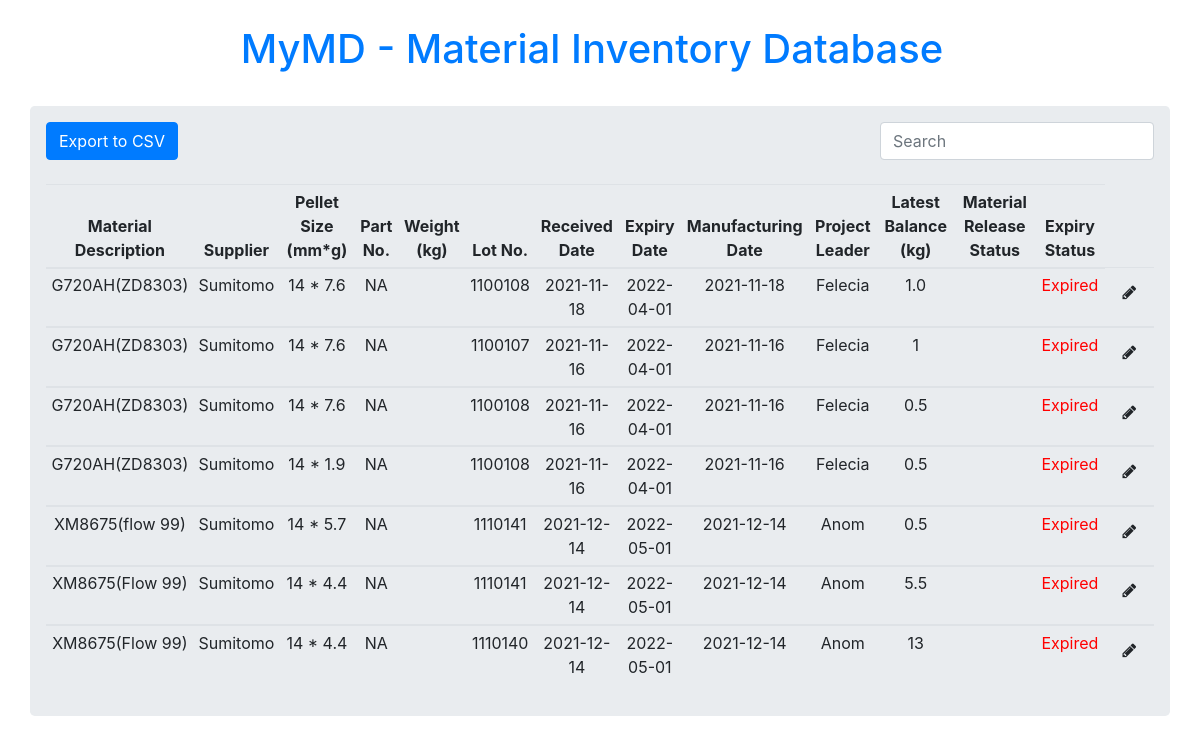
Screenshot of /mold with the database file from the repository.
### App.py (models this page shows, shortened)
class MoldType(db.Model):
    __tablename__ = 'mold_types'
    mold_type_id = db.Column(db.Integer, primary_key=True)
    mold_name = db.Column(db.String(100))
    supplier = db.Column(db.String(100))
    pellet_size = db.Column(db.String(100))
    part_no = db.Column(db.String(100))
    mold_description = db.relationship("MoldDescription", cascade="all, delete-orphan")

class MoldDescription(db.Model):
    __tablename__ = 'mold_descriptions'
    mold_description_id = db.Column(db.Integer, primary_key=True)
    lot_no = db.Column(db.String(100))
    received_date = db.Column(db.String(100))
    expiry_date = db.Column(db.String(100))
    manufacturing_date= db.Column(db.String(100))
    project_leader = db.Column(db.String(100))
    incoming_qty = db.Column(db.String(100))
    withdraw_date = db.Column(db.String(100))
    withdraw_qty = db.Column(db.String(100))
    withdraw_by = db.Column(db.String(100))
    withdraw_purpose = db.Column(db.String(100))
    balance = db.Column(db.String(100))
    trans_type = db.Column(db.String(100))
    release_status = db.Column(db.String(100))
    expiry_status = db.Column(db.String(100))
    created_time = db.Column(db.DateTime, server_default=db.func.now())
    mold_type_id = db.Column(db.Integer, db.ForeignKey('mold_types.mold_type_id'))
    mold_type = db.relationship("MoldType", backref='mold_type')

### App.py (the view)
@app.route("/mold")
def show_mold():
    all_mold = db.session.query(MoldType, MoldDescription).join(MoldDescription).all()
    return render_template("mold.html", molds=all_mold)

### templates/mold.html (shortened to what this page needs)
{% extends 'base.html' %}
{% block body %}
<div class="container">
    <div class="row">
        <div class="col-xs-7">
            <div class="jumbotron p-3">
                <button class="btn btn-primary" onclick="exportData()">
                    Export to CSV
                </button>
                <div class="form-group pull-right">
                    <input type="text" class="form-control" id="mySearch" placeholder="Search">
                </div>
                <table id="myTable" class="table table-hover table-sm text-center">
                    <thead>
                        <tr>
                            <th>Material Description</th>
                            <th>Supplier</th>
                            <th>Pellet Size (mm*g)</th>
                            <th>Part No.</th>
                            <th>Weight (kg)</th>
                            <th>Lot No.</th>
                            <th>Received Date</th>
                            <th>Expiry Date</th>
                            <th>Manufacturing Date</th>
                            <th>Project Leader</th>
                            <th>Latest Balance (kg)</th>
                            <th>Material Release Status</th>
                            <th>Expiry Status</th>
                        </tr>
                    </thead>
                    {% for mold_types, mold_descriptions in molds %}
                    {% if mold_descriptions.trans_type=="incoming" %}
                    <tbody>
                    <tr>
                        <td>{{ mold_types.mold_name }}</td>
                        <td>{{ mold_types.supplier }}</td>
                        <td>{{ mold_types.pellet_size }}</td>
                        <td>{{ mold_types.part_no }}</td>
                        <td>{{ mold_types.weight }}</td>
                        <td>{{ mold_descriptions.lot_no }}</td>
                        <td>{{ mold_descriptions.received_date }}</td>
                        <td>{{ mold_descriptions.expiry_date }}</td>
                        <td>{{ mold_descriptions.manufacturing_date }}</td>
                        <td>{{ mold_descriptions.project_leader }}</td>
                        <td>{{ mold_descriptions.balance }}</td>
                        <td>{{ mold_descriptions.release_status }}</td>
                        <td class="expiry_status" id="expiry_status">{{ mold_descriptions.expiry_date }}</td>
                        <td>
                            <a href="/mold_description/update/{{mold_descriptions.mold_description_id}}" class="btn"
                               data-toggle="modal" data-target="#modaledit{{mold_descriptions.mold_description_id}}">
                                <i class="fa fa-pencil"></i></a>
                        </td>
                    </tr>
                    </tbody>
                    {% endif %}
                    {% endfor %}
                </table>
            </div>
        </div>
    </div>
</div>
{% endblock %}

### rows the page displays
MoldType: mold_name "G720AH(ZD8303)", supplier "Sumitomo", pellet_size "14 * 7.6", part_no "NA", lot_no "1100108", received_date "2021-11-18", expiry_date "2022-04-01", manufacturing_date "2021-11-18", project_leader "Felecia", balance "1.0", lot_no "1100107", received_date "2021-11-16", manufacturing_date "2021-11-16", balance "1", balance "0.5"
MoldType: mold_name "G720AH(ZD8303)", supplier "Sumitomo", pellet_size "14 * 1.9", part_no "NA", lot_no "1100108", received_date "2021-11-16", expiry_date "2022-04-01", manufacturing_date "2021-11-16", project_leader "Felecia", balance "0.5"
MoldType: mold_name "XM8675(flow 99)", supplier "Sumitomo", pellet_size "14 * 5.7", part_no "NA", lot_no "1110141", received_date "2021-12-14", expiry_date "2022-05-01", manufacturing_date "2021-12-14", project_leader "Anom", balance "0.5"
MoldType: mold_name "XM8675(Flow 99)", supplier "Sumitomo", pellet_size "14 * 4.4", part_no "NA", lot_no "1110141", received_date "2021-12-14", expiry_date "2022-05-01", manufacturing_date "2021-12-14", project_leader "Anom", balance "5.5", lot_no "1110140", balance "13"
